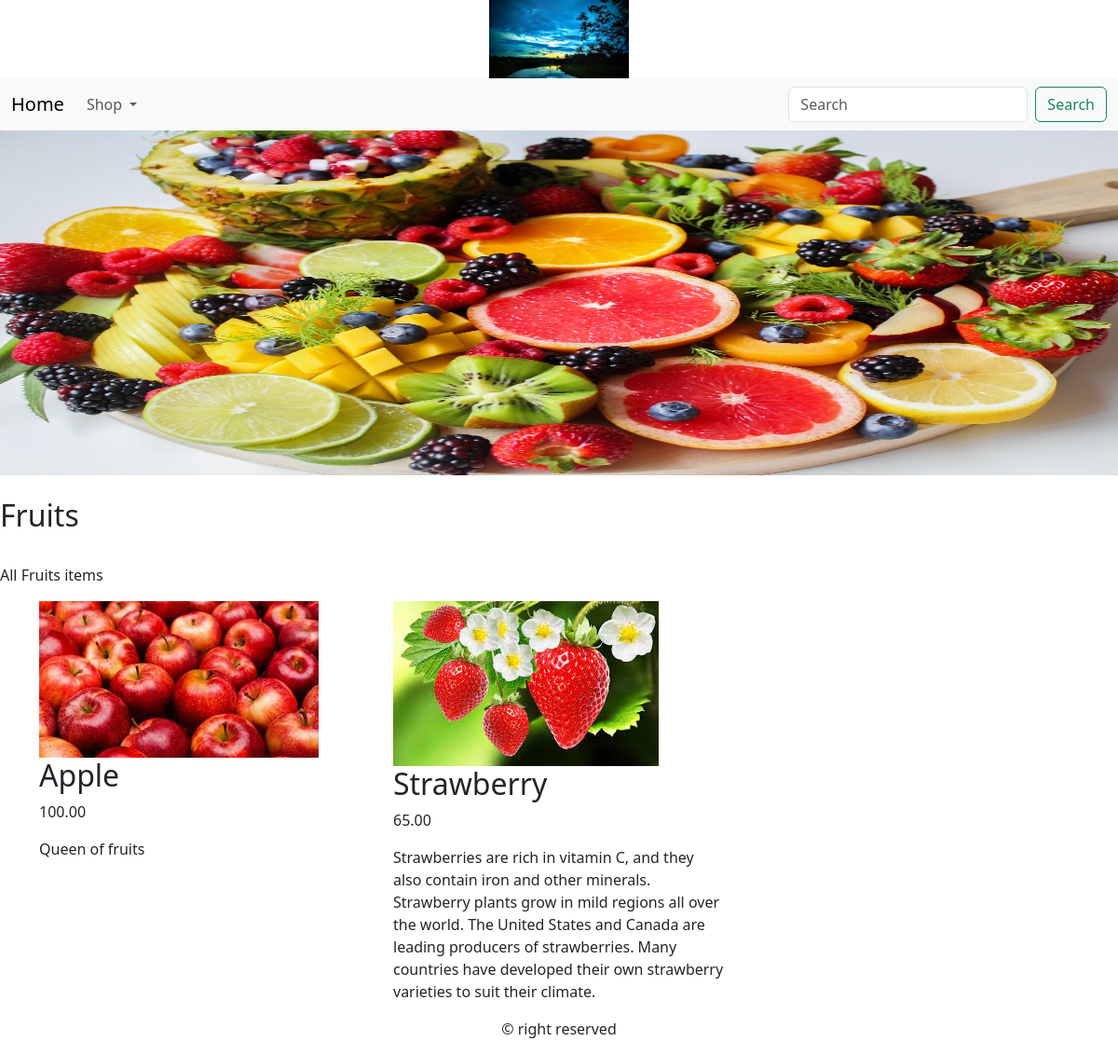
The app's page /shop/fruits/ with its own data.
### Ecomapp/models.py (models this page shows, shortened)
class Category(models.Model):
    name = models.CharField(max_length=250,unique=True)
    slug = models.SlugField(max_length=250,unique=True)
    desc = models.TextField()
    image = models.ImageField(upload_to='category',blank=True)
    class Meta:
        ordering = ('name',)
        verbose_name = 'category'
        verbose_name_plural = 'categories'
    def get_url(self):
        return reverse('Ecomapp:products_by_cat',args=[self.slug])
    def __str__(self):
        return self.name

class Product(models.Model):
    name = models.CharField(max_length=250,unique=True)
    slug = models.SlugField(max_length=250,unique=True)
    desc = models.TextField()
    image = models.ImageField(upload_to='product',blank=True)
    price = models.DecimalField(max_digits=10,decimal_places=2)
    category = models.ForeignKey(Category,on_delete=models.CASCADE)
    stock = models.IntegerField()
    available = models.BooleanField(default=True)
    created = models.DateTimeField(auto_now_add=True)
    updated = models.DateTimeField(auto_now=True)
    class Meta:
        ordering = ('name',)
        verbose_name = 'product'
        verbose_name_plural = 'products'
    def get_url(self):
        return reverse('Ecomapp:ProdDetails',args=[self.category.slug,self.slug])

### Ecomapp/views.py (the view)
# urls.py: path('',views.AllProdCat,name='AllProdCat'),
def AllProdCat(request,c_slug=None):
    products = None
    c_page = None
    if c_slug != None:
        c_page = get_object_or_404(Category,slug=c_slug)
        products = Product.objects.all().filter(category=c_page,available=True)
    else:
        products = Product.objects.all().filter(available=True)
    return render(request,'category.html',{'category':c_page,'products':products})

### Ecomapp/context_processors.py (called while the page is built)
def get_links(request):
    links = Category.objects.all()
    print(links)
    return dict(links=links)

### Ecomapp/templates/category.html (shortened to what this page needs)
{% extends 'base.html' %}
{% load static %}
{% block content %}
<div>
    {% if category %}
        <img src="{{category.image.url}}" alt="{{category.name}}" style="width:100%;height:370px;">
</div>
<br>
<div>
    <h2>{{category.name}}</h2><br>
    <p>{{category.desc}}</p>
</div>
{% endif %}
<div>
    <div class="container">
        <div class="row">
            {% for product in products %}
            <div class="col-md-4">
                <div>
                    <div>
                        <a href="{{product.get_url}}"><img src="{{product.image.url}}" alt="{{product.name}}"></a>
                        <div>
                            <h2>{{product.name }}</h2>
                            <p>{{product.price}}</p>
                            <p>{{product.desc}}</p>
                        </div>
                    </div>
                </div>
            </div>
            {% endfor %}
            </div>
        </div>
</div>
{% endblock %}

### records on screen
Category: image (picture), name "Fruits", desc "All Fruits items"
Product: image (picture), name "Apple", price "100.00", desc "Queen of fruits"
Product: image (picture), name "Strawberry", price "65.00", desc "Strawberries are rich in vitamin C, and they also contain iron and other minerals. Strawberry plants grow in mild regions all over the world. The United States and Canada are leading producers of strawberries. Many countries have developed their own strawberry varieties to suit their climate."
